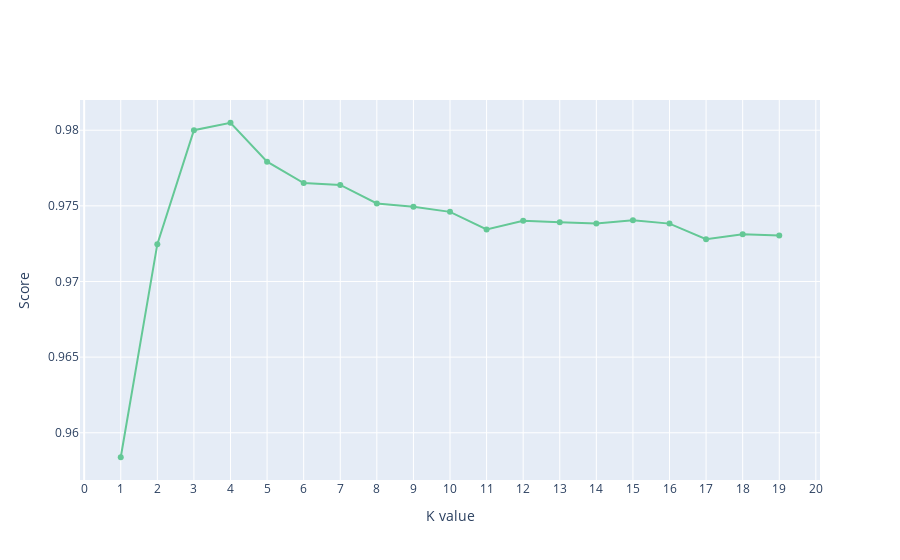

The code cell stored with this chart in its notebook:
### Code cell
trace0 = go.Scatter(
    y = score,
    x = np.arange(1,len(score)+1), 
    mode = 'lines+markers', 
    marker = dict(
        color = 'rgb(100, 200, 150)'
    )
)
layout = go.Layout(
    title = '', 
    xaxis = dict(
        title = 'K value', 
        tickmode = 'linear'
    ),
    yaxis = dict(
        title = 'Score',
#         range = [0, 10000]
    )
)
fig = go.Figure(data = [trace0], layout = layout)
iplot(fig, filename='basic-line')

### Figure 1 — Plotly figure (JSON) as saved in the notebook; plotly's stock layout.template omitted (floating-point values rounded to 4 significant figures)
{"data": [{"marker": {"color": "rgb(100, 200, 150)"}, "mode": "lines+markers", "type": "scatter", "x": [1, 2, 3, 4, 5, 6, 7, 8, 9, 10, 11, 12, 13, 14, 15, 16, 17, 18, 19], "y": [0.9584, 0.9725, 0.98, 0.9805, 0.9779, 0.9765, 0.9764, 0.9752, 0.9749, 0.9746, 0.9734, 0.974, 0.9739, 0.9738, 0.9741, 0.9738, 0.9728, 0.9731, 0.973]}], "layout": {"title": {"text": ""}, "xaxis": {"tickmode": "linear", "title": {"text": "K value"}}, "yaxis": {"title": {"text": "Score"}}}}
